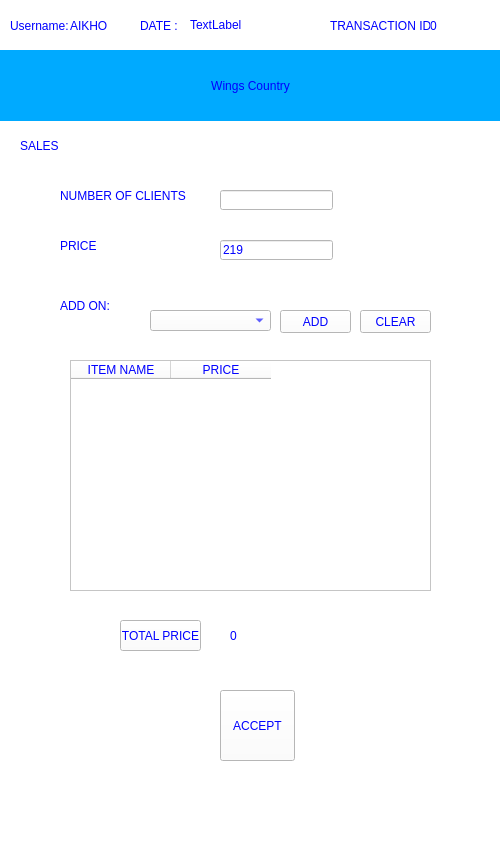
<?xml version="1.0" encoding="UTF-8"?>
<ui version="4.0">
 <class>sales</class>
 <widget class="QMainWindow" name="sales">
  <property name="geometry">
   <rect>
    <x>0</x>
    <y>0</y>
    <width>500</width>
    <height>866</height>
   </rect>
  </property>
  <property name="windowTitle">
   <string>SalesWindow</string>
  </property>
  <property name="styleSheet">
   <string notr="true">background-color: rgb(170, 255, 255);
background-color: rgb(255, 255, 255);
color: rgb(0, 0, 255);</string>
  </property>
  <widget class="QWidget" name="centralwidget">
   <widget class="QLabel" name="label">
    <property name="geometry">
     <rect>
      <x>0</x>
      <y>50</y>
      <width>501</width>
      <height>71</height>
     </rect>
    </property>
    <property name="layoutDirection">
     <enum>Qt::LeftToRight</enum>
    </property>
    <property name="styleSheet">
     <string notr="true">font:40pt &quot;Impact&quot;;
background-color: rgb(0, 0, 255);
color: rgb(170, 255, 255);

background-color: rgb(0, 170, 255);
color: rgb(0, 0, 255);
</string>
    </property>
    <property name="text">
     <string>Wings Country</string>
    </property>
    <property name="alignment">
     <set>Qt::AlignCenter</set>
    </property>
    <property name="wordWrap">
     <bool>false</bool>
    </property>
   </widget>
   <widget class="QLabel" name="label_2">
    <property name="geometry">
     <rect>
      <x>20</x>
      <y>130</y>
      <width>231</width>
      <height>31</height>
     </rect>
    </property>
    <property name="text">
     <string>SALES</string>
    </property>
   </widget>
   <widget class="QLineEdit" name="nbr_clients_txt">
    <property name="geometry">
     <rect>
      <x>220</x>
      <y>190</y>
      <width>113</width>
      <height>20</height>
     </rect>
    </property>
    <property name="styleSheet">
     <string notr="true">background-color: rgb(255, 255, 255);</string>
    </property>
   </widget>
   <widget class="QLabel" name="label_3">
    <property name="geometry">
     <rect>
      <x>60</x>
      <y>180</y>
      <width>151</width>
      <height>31</height>
     </rect>
    </property>
    <property name="text">
     <string>NUMBER OF CLIENTS</string>
    </property>
   </widget>
   <widget class="QLabel" name="label_4">
    <property name="geometry">
     <rect>
      <x>60</x>
      <y>230</y>
      <width>151</width>
      <height>31</height>
     </rect>
    </property>
    <property name="text">
     <string>PRICE</string>
    </property>
   </widget>
   <widget class="QLabel" name="totalprice_label">
    <property name="geometry">
     <rect>
      <x>230</x>
      <y>620</y>
      <width>151</width>
      <height>31</height>
     </rect>
    </property>
    <property name="text">
     <string>0</string>
    </property>
   </widget>
   <widget class="QPushButton" name="accept_button">
    <property name="geometry">
     <rect>
      <x>220</x>
      <y>690</y>
      <width>75</width>
      <height>71</height>
     </rect>
    </property>
    <property name="styleSheet">
     <string notr="true">background-color: rgb(0, 0, 0);
background-color: rgb(255, 255, 255);</string>
    </property>
    <property name="text">
     <string>ACCEPT</string>
    </property>
   </widget>
   <widget class="QLineEdit" name="price_sales_txt">
    <property name="geometry">
     <rect>
      <x>220</x>
      <y>240</y>
      <width>113</width>
      <height>20</height>
     </rect>
    </property>
    <property name="styleSheet">
     <string notr="true">background-color: rgb(255, 255, 255);</string>
    </property>
    <property name="text">
     <string>219</string>
    </property>
   </widget>
   <widget class="QLabel" name="label_7">
    <property name="geometry">
     <rect>
      <x>60</x>
      <y>290</y>
      <width>61</width>
      <height>31</height>
     </rect>
    </property>
    <property name="text">
     <string>ADD ON:</string>
    </property>
   </widget>
   <widget class="QPushButton" name="addon_button">
    <property name="geometry">
     <rect>
      <x>280</x>
      <y>310</y>
      <width>71</width>
      <height>23</height>
     </rect>
    </property>
    <property name="styleSheet">
     <string notr="true">background-color: rgb(0, 0, 0);
background-color: rgb(255, 255, 255);</string>
    </property>
    <property name="text">
     <string>ADD</string>
    </property>
   </widget>
   <widget class="QComboBox" name="addon_listbox">
    <property name="geometry">
     <rect>
      <x>150</x>
      <y>310</y>
      <width>121</width>
      <height>21</height>
     </rect>
    </property>
    <property name="styleSheet">
     <string notr="true">background-color: rgb(255, 255, 255);</string>
    </property>
   </widget>
   <widget class="QTableWidget" name="addon_table">
    <property name="geometry">
     <rect>
      <x>70</x>
      <y>360</y>
      <width>361</width>
      <height>231</height>
     </rect>
    </property>
    <property name="styleSheet">
     <string notr="true">background-color: rgb(255, 255, 255);</string>
    </property>
    <column>
     <property name="text">
      <string>ITEM NAME</string>
     </property>
    </column>
    <column>
     <property name="text">
      <string>PRICE</string>
     </property>
    </column>
   </widget>
   <widget class="QPushButton" name="clear_button">
    <property name="geometry">
     <rect>
      <x>360</x>
      <y>310</y>
      <width>71</width>
      <height>23</height>
     </rect>
    </property>
    <property name="styleSheet">
     <string notr="true">background-color: rgb(0, 0, 0);
background-color: rgb(255, 255, 255);</string>
    </property>
    <property name="text">
     <string>CLEAR</string>
    </property>
   </widget>
   <widget class="QPushButton" name="tota_button">
    <property name="geometry">
     <rect>
      <x>120</x>
      <y>620</y>
      <width>81</width>
      <height>31</height>
     </rect>
    </property>
    <property name="styleSheet">
     <string notr="true">background-color: rgb(0, 0, 0);
background-color: rgb(255, 255, 255);</string>
    </property>
    <property name="text">
     <string>TOTAL PRICE</string>
    </property>
   </widget>
   <widget class="QLabel" name="label_5">
    <property name="geometry">
     <rect>
      <x>10</x>
      <y>10</y>
      <width>61</width>
      <height>31</height>
     </rect>
    </property>
    <property name="text">
     <string>Username:</string>
    </property>
   </widget>
   <widget class="QLabel" name="user_label">
    <property name="geometry">
     <rect>
      <x>70</x>
      <y>10</y>
      <width>61</width>
      <height>31</height>
     </rect>
    </property>
    <property name="text">
     <string>AIKHO</string>
    </property>
   </widget>
   <widget class="QLabel" name="label_8">
    <property name="geometry">
     <rect>
      <x>140</x>
      <y>10</y>
      <width>47</width>
      <height>31</height>
     </rect>
    </property>
    <property name="text">
     <string>DATE :</string>
    </property>
   </widget>
   <widget class="QLabel" name="date_label">
    <property name="geometry">
     <rect>
      <x>190</x>
      <y>9</y>
      <width>161</width>
      <height>31</height>
     </rect>
    </property>
    <property name="text">
     <string>TextLabel</string>
    </property>
   </widget>
   <widget class="QLabel" name="label_6">
    <property name="geometry">
     <rect>
      <x>330</x>
      <y>15</y>
      <width>101</width>
      <height>21</height>
     </rect>
    </property>
    <property name="text">
     <string>TRANSACTION ID:</string>
    </property>
   </widget>
   <widget class="QLabel" name="transct_id">
    <property name="geometry">
     <rect>
      <x>430</x>
      <y>10</y>
      <width>51</width>
      <height>31</height>
     </rect>
    </property>
    <property name="text">
     <string>0</string>
    </property>
   </widget>
  </widget>
 </widget>
 <resources/>
 <connections/>
</ui>
